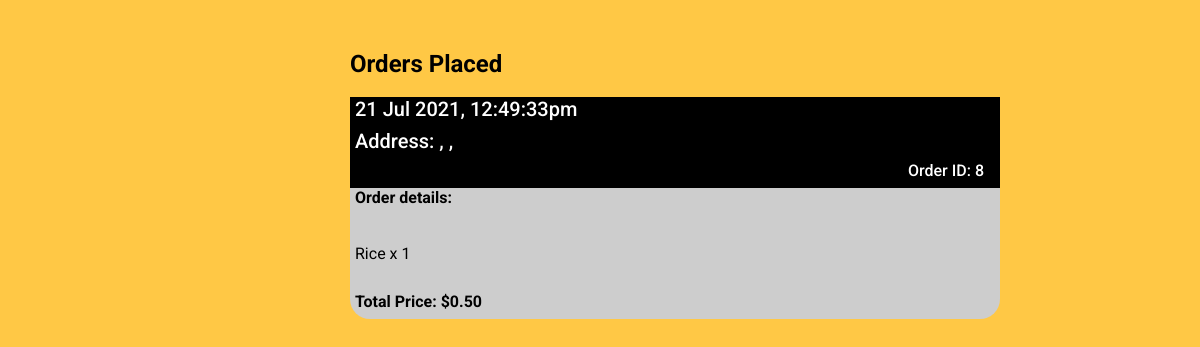
Before: /orders.php (signed in) with the older database file.
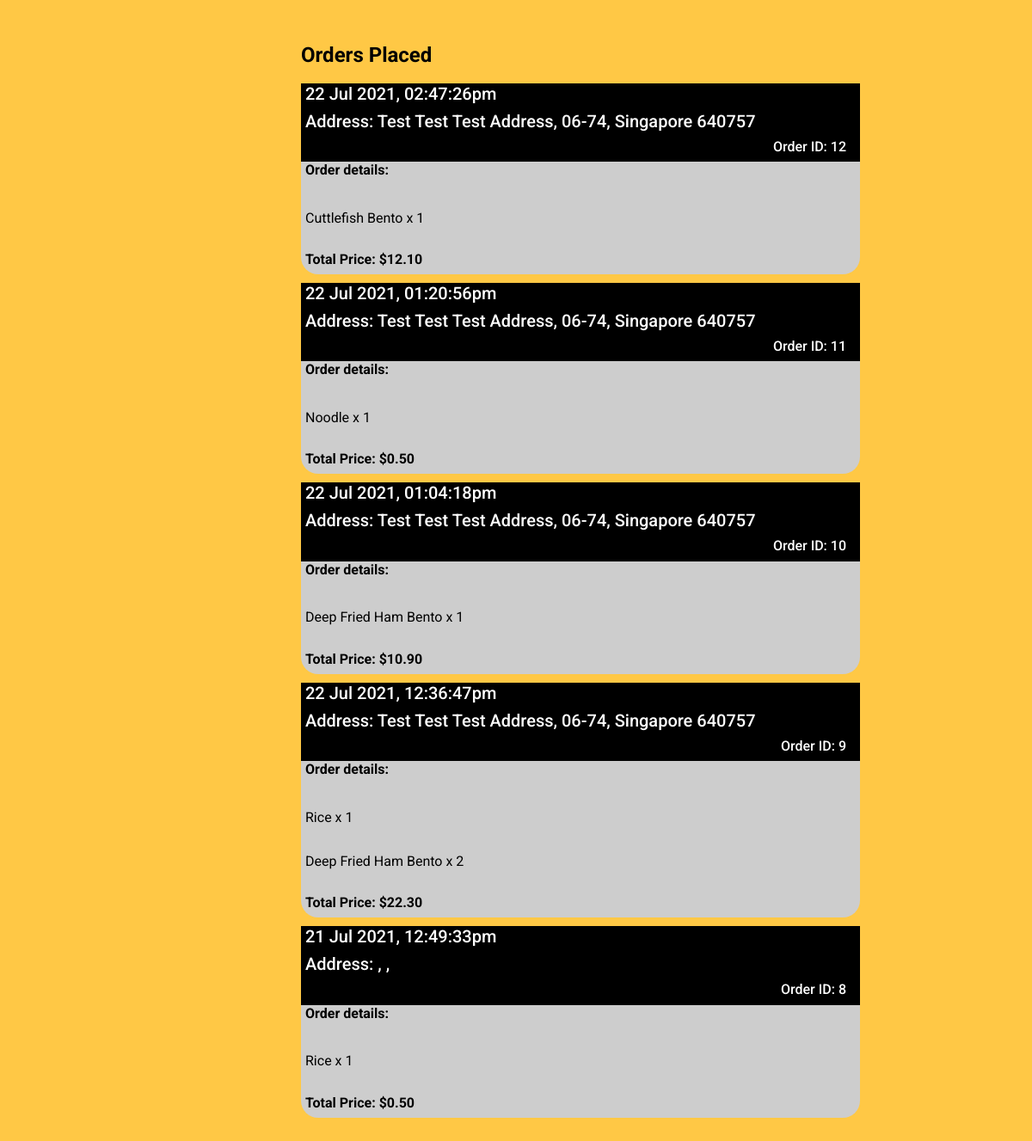
After: the same page with the newer database file.
### tables this page shows
CREATE TABLE `orders` (
  `orders_id` int(11) NOT NULL,
  `orders_totalprice` decimal(10,2) NOT NULL,
  `orders_timestamp` timestamp NOT NULL DEFAULT CURRENT_TIMESTAMP ON UPDATE CURRENT_TIMESTAMP,
  `orders_address` varchar(256) NOT NULL,
  `users_id` int(11) NOT NULL
);

CREATE TABLE `orderdetails` (
  `orderdetails_id` int(11) NOT NULL,
  `orderdetails_qty` int(11) NOT NULL,
  `orderdetails_group` int(11) NOT NULL,
  `users_id` int(11) NOT NULL,
  `food_id` int(11) NOT NULL,
  `orders_id` int(11) NOT NULL
);

CREATE TABLE `food` (
  `food_id` int(11) NOT NULL,
  `food_name` varchar(255) NOT NULL,
  `food_category` varchar(128) NOT NULL,
  `food_subcategory` varchar(128) NOT NULL,
  `food_healthierchoice` smallint(6) DEFAULT '0',
  `food_vegan` smallint(6) DEFAULT NULL,
  `food_price` decimal(10,2) NOT NULL,
  `food_calories` int(11) NOT NULL,
  `food_img` varchar(256) DEFAULT NULL
);

### config/db.php (called while the page is built, shortened)
<?php
class DB {
  protected static $mdb = null;
  public static function getMDB() {
    $mdb = DB::$mdb;
    if ($mdb === null) {
      $mdb = DB::$mdb = new MeekroDB();
    }
    $mdb->sync_config();
    return $mdb;
  }
  public static function query() { $args = func_get_args(); return call_user_func_array(array(DB::getMDB(), 'query'), $args); }
}
class MeekroDB {
  public $encoding = 'latin1';
  public $param_char = '%';
  public $named_param_seperator = '_';
  public $connect_options = array(MYSQLI_OPT_CONNECT_TIMEOUT => 30);
  public $internal_mysql = null;
  public function __construct($host=null, $user=null, $password=null, $dbName=null, $port=null, $encoding=null, $socket=null)  {
    if ($encoding === null) $encoding = DB::$encoding;
    $this->encoding = $encoding;
  }
  public function get() {
    $mysql = $this->internal_mysql;
    if (!($mysql instanceof MySQLi)) {
      $mysql = new mysqli();
      foreach ($this->connect_options as $key => $value) {
        $mysql->options($key, $value);
      }
      $mysql->set_charset($this->encoding);
      $this->internal_mysql = $mysql;
    }
    return $mysql;
  }
  protected function preparseQueryParams() {
    $args = func_get_args();
    $sql = trim(strval(array_shift($args)));
    $args_all = $args;
    $param_char_length = strlen($this->param_char);
    $named_seperator_length = strlen($this->named_param_seperator);
    $types = array(
      $this->param_char . 'll',
      $this->param_char . 'ls',
      $this->param_char . 'l',
      $this->param_char . 'li',
      $this->param_char . 'ld',
      $this->param_char . 'lb',
      $this->param_char . 'lt',
      $this->param_char . 's',
      $this->param_char . 'i',
      $this->param_char . 'd',
      $this->param_char . 'b',
      $this->param_char . 't',
      $this->param_char . '?',
      $this->param_char . 'l?',
      $this->param_char . 'll?',
      $this->param_char . 'hc',
      $this->param_char . 'ha',
      $this->param_char . 'ho',
      $this->param_char . 'ss',
      $this->param_char . 'ssb',
      $this->param_char . 'sse',
    );
    $posList = array();
    foreach ($types as $type) {
      $lastPos = 0;
      while (($pos = strpos($sql, $type, $lastPos)) !== false) {
        $lastPos = $pos + 1;
        $posList[$pos] = $type;
      }
    }
    ksort($posList);
    $chunkyQuery = array();
    $pos_adj = 0;
    foreach ($posList as $pos => $type) {
      $type = substr($type, $param_char_length);
      $length_type = strlen($type) + $param_char_length;
      $new_pos = $pos + $pos_adj;
      $new_pos_back = $new_pos + $length_type;
      $arg_number_length = 0;
      if ($arg_number_length = strspn($sql, '0123456789', $new_pos_back)) {
        $arg_number = substr($sql, $new_pos_back, $arg_number_length);
        if (! array_key_exists($arg_number, $args_all)) return $this->nonSQLError("Non existent argument reference (arg $arg_number): $sql");
        $arg = $args_all[$arg_number];
      } else {
        $arg = array_shift($args);
      }
      if ($new_pos > 0) $chunkyQuery[] = substr($sql, 0, $new_pos);
      if (is_object($arg) && ($arg instanceof WhereClause)) {
        list($clause_sql, $clause_args) = $arg->textAndArgs();
        array_unshift($clause_args, $clause_sql);
        $preparsed_sql = call_user_func_array(array($this, 'preparseQueryParams'), $clause_args);
        $chunkyQuery = array_merge($chunkyQuery, $preparsed_sql);
      } else {
        $chunkyQuery[] = array('type' => $type, 'value' => $arg);
      }
      $sql = substr($sql, $new_pos_back + $arg_number_length);
      $pos_adj -= $new_pos_back + $arg_number_length;
    }
    if (strlen($sql) > 0) $chunkyQuery[] = $sql;
    return $chunkyQuery;
  }
  protected function intval($var) {
    if (PHP_INT_SIZE == 8) return intval($var);
    return floor(doubleval($var));
  }
  public function parseQueryParams() {
    $args = func_get_args();
    $chunkyQuery = call_user_func_array(array($this, 'preparseQueryParams'), $args);
    $query = '';
    $array_types = array('ls', 'li', 'ld', 'lb', 'll', 'lt', 'l?', 'll?', 'hc', 'ha', 'ho');
    foreach ($chunkyQuery as $chunk) {
      if (is_string($chunk)) {
        $query .= $chunk;
        continue;
      }
      $type = $chunk['type'];
      $arg = $chunk['value'];
      $result = '';
      $is_array_type = in_array($type, $array_types, true);
      if ($type == 's') $result = $this->escape($arg);
      else if ($type == 'i') $result = $this->intval($arg);
      $query .= $result;
    }
    return $query;
  }
  protected function prependCall($function, $args, $prepend) { array_unshift($args, $prepend); return call_user_func_array($function, $args); }
  public function query() { $args = func_get_args(); return $this->prependCall(array($this, 'queryHelper'), $args, 'assoc'); }
  protected function queryHelper() {
    $args = func_get_args();
    $type = array_shift($args);
    $db = $this->get();
    $is_buffered = true;
    $row_type = 'assoc';
    $full_names = false;
    $sql = call_user_func_array(array($this, 'parseQueryParams'), $args);
    $result = $db->query($sql, $is_buffered ? MYSQLI_STORE_RESULT : MYSQLI_USE_RESULT);
    $return = array();
    while ($row = ($row_type == 'assoc' ? $result->fetch_assoc() : $result->fetch_row())) {
      $return[] = $row;
    }
    return $return;
  }
}
?>

### config/functions.php (called while the page is built, shortened)
<?php
function displayDate($date){
    return date('d M Y', strtotime($date));
}
function displayTime($date){
    return date('h:i:sa', strtotime($date));
}
?>

### orders.php (the view, shortened to what this page needs)
<?php
include "config/db.php";
include "config/functions.php";
?>
<!DOCTYPE html>
<html lang="en">
<head>
    <link href="https://cdn.jsdelivr.net/npm/bootstrap@5.0.0-beta3/dist/css/bootstrap.min.css" rel="stylesheet">
    <link rel="stylesheet" href="https://cdnjs.cloudflare.com/ajax/libs/font-awesome/4.7.0/css/font-awesome.min.css">
    <link href='https://unpkg.com/boxicons@2.0.7/css/boxicons.min.css' rel='stylesheet'>
    <link rel="stylesheet" href="css/styles.css">
    <link rel="stylesheet" href="css/account.css">
</head>
<body>
        <div class="accountcontainer viewer" id="viewer">
            <div class="row justify-content-md-center">
                <div class="col-xl-9 accountrightbody">
                    <div class="row accrow ordersplacedrow accountpage" id="orders">
                        <div>
                            <h4 class="accheader">Orders Placed</h4>
                        </div>
                        <?php
                        $getUserOrderQuery = DB::query("SELECT * FROM orders WHERE users_id=%i ORDER BY orders_id DESC",$_COOKIE['users_id']);
                        foreach ($getUserOrderQuery as $getUserOrderResult) {
                            $getUserOrderDetails = DB::query("SELECT * FROM orderdetails
                                                                INNER JOIN food
                                                                ON orderdetails.food_id = food.food_id
                                                                where users_id=%i AND orders_id=%i"  , $_COOKIE['users_id'],$getUserOrderResult['orders_id']);
                        ?>
                        <div>
                            <div class="date-container">
                                <div class="date-order">
                                    <div class="date-header">
                                        <h5><?php echo displayDate($getUserOrderResult['orders_timestamp']) . ", " . displayTime($getUserOrderResult['orders_timestamp']) ?></h5>
                                        <h5>Address: <?php echo $getUserOrderResult['orders_address']?></h5>
                                    </div>
                                    <div class="order-id">
                                        <h6>Order ID: <?php echo $getUserOrderResult['orders_id'] ?></h6>
                                    </div>
                                </div>
                                <div class="order-stat">
                                    <h6><strong>Order details:</strong></h6><br>
                        <?php
                        foreach($getUserOrderDetails as $getUserOrderDetailsResult ) {
                        ?>
                        <p><?php echo ucwords($getUserOrderDetailsResult['food_name']).' x '.$getUserOrderDetailsResult['orderdetails_qty']?></p><br>
                        <?php
                        }
                        ?>
                                </div>
                                <div class="order-total">
                                    <h6><strong>Total Price: $<?php echo $getUserOrderResult['orders_totalprice'] ?></strong></h6>
                                </div>
                            </div>
                        </div>
                        <?php
                        }
                        ?>
                    </div>
            </div>
        </div>
</body>
</html>

### css/styles.css (style rules this page uses)
:root { --header-height:3rem; --primary-color: #ffc845; --primary-color-alt: #FFC82A; --title-color:#393939; --text-color:#000000; --text-color-light:#A6A6A6; --body-color:#ffc845; --container-color:#FFFFFF; --wave-color: #FFFAFA; --body-font: 'Roboto', san serif; --biggest-font-size: 2.5rem; --h1-font-size: 2rem; --h2-font-size: 1.5rem; --h3-font-size: 1rem; --normal-font-size: 1rem; --small-font-size:.0.9rem; --smaller-font-size: 0.75rem; --font-medium:500; --font-semi-bold:500; --mb-1:0.5rem; --mb-2:1rem; --mb-3:1.5rem; --mb-4:2.0rem; --mb-5:2.5rem; --mb-6:3rem; --z-tooltip:10; --z-fixed:100; }
@media screen and (min-width:768px) { :root { --biggest-font-size:4rem; --h1-font-size: 2.25rem; --h2-font-size: 1.5rem; --h3-font-size: 1.25rem; --normal-font-size: 1rem; --small-font-size:0.875rem; --smaller-font-size: 0.813rem; } }
*,::before,::after { box-sizing: border-box; }
html { scroll-behavior: smooth; }
body { margin: var(--header-height) 0 0 0; font-family: var(--body-font); font-size:var(--normal-font-size); background-color: var(--body-color); color: var(--text-color); line-height: 1.6; }
h1,h2,h3,p,ul { margin:0; }
.date-container { display: grid; width:100%; background:#cdcdcd; border-radius: 20px; margin-top:10px; }
.date-order { display: grid; width:100%; height:100%; background: #000; color: #fff; padding-left:5px; }
.order-id { justify-self: right; }
.ship-id, .order-stat, .order-total { padding-left: 5px; }

### css/account.css (style rules this page uses)
.accountpage { position: absolute; top:50px; right:200px; left:350px; padding-bottom: 50px; display:flex; flex-direction: column; }
.accheader { font-weight: bold; }
.order-id { padding-right: 1em; }

Changed rows visible on the page:
added orders: orders_timestamp "22 Jul 2021", orders_timestamp "02:47:26pm", orders_address "Test Test Test Address, 06-74, Singapore 640757", orders_id "12", orders_totalprice "12.10"
added orderdetails: food.food_name "Cuttlefish Bento", orderdetails_qty "1", shown under "22 Jul 2021"
added orders: orders_timestamp "22 Jul 2021", orders_timestamp "01:20:56pm", orders_address "Test Test Test Address, 06-74, Singapore 640757", orders_id "11", orders_totalprice "0.50"
added orderdetails: food.food_name "Noodle", orderdetails_qty "1", shown under "22 Jul 2021"
added orders: orders_timestamp "22 Jul 2021", orders_timestamp "01:04:18pm", orders_address "Test Test Test Address, 06-74, Singapore 640757", orders_id "10", orders_totalprice "10.90"
added orderdetails: food.food_name "Deep Fried Ham Bento", orderdetails_qty "1", shown under "22 Jul 2021"
added orders: orders_timestamp "22 Jul 2021", orders_timestamp "12:36:47pm", orders_address "Test Test Test Address, 06-74, Singapore 640757", orders_id "9", orders_totalprice "22.30"
added orderdetails: food.food_name "Rice", orderdetails_qty "1", shown under "22 Jul 2021"
added orderdetails: food.food_name "Deep Fried Ham Bento", orderdetails_qty "2", shown under "22 Jul 2021"
